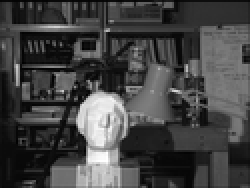
#> input picture 3 - Intelligent Sensing Systems/2 - Spatial Reasoning from Sensor Data/Day 1/Workshop - spatial_sensing/data/tsukuba1.png, 125 x 94 px, shrunk from 384 x 288 before the run (shown 2 times larger)
$ jupyter execute wk_spatial_sensing_Apar_Garg.ipynb   (shell and % lines are left out)   (text cells are left out)
#> lines starting #> are read from the running program, lines starting #| are printed output that depends on the picture; pictures that were not available may be replaced by others from this repository, and a replacement may not be noted
[cell 1]
# IMPORTANT: Upgrade the Opencv in Colab (from v4.1 to be v4.3) so that we can use SIFT feature

[cell 2]
# Grant access to google drive.
# Run this cell, then you’ll see a link, click on that link, allow access
# Copy the code that pops up, paste it in the box, hit Enter

from google.colab import drive
drive.mount('/content/gdrive')

# Change working directory to be current folder, please keep ''/content/gdrive/My Drive/XXX' in the path and change XXX to be your own folder.
# The path is case sensitive.
import os
os.chdir('/content/gdrive/MyDrive/iss/SRSD/reconstruction')

[cell 3]
# Load necessary packages
import numpy as np
import cv2
from matplotlib import pyplot as plt
print(cv2.__version__)

[cell 4]
# Load the left and right images in gray scale
# Middlebury Stereo Vision Dataset, http://vision.middlebury.edu/stereo/data/scenes2001/
imgLeft = cv2.imread('data/tsukuba1.png', 0)
#> imgLeft is the input picture: shape (94, 125); min 0, max 255, mean 67.7
imgRight = cv2.imread('data/tsukuba2.png', 0)
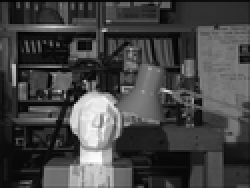
#> input picture 3 - Intelligent Sensing Systems/2 - Spatial Reasoning from Sensor Data/Day 1/Workshop - spatial_sensing/data/tsukuba2.png, 125 x 94 px, shrunk from 384 x 288 before the run (shown 2 times larger)
#> imgRight is the input picture: shape (94, 125); min 0, max 255, mean 68.1

# Display two input images
plt.figure(figsize=(10,5))
plt.subplot(1,2,1)
plt.imshow(imgLeft, 'gray')
plt.axis('off')
plt.subplot(1,2,2)
plt.imshow(imgRight, 'gray')
plt.axis('off')
plt.show()

[cell 5]
# Calculate and show disparity

def ShowDisparity(bSize=5):
    # Initialize the stereo block matching object
#> called with bSize = 5
    stereo = cv2.StereoBM_create(numDisparities=32, blockSize=bSize)

    # Compute the disparity image
    disparity = stereo.compute(imgLeft, imgRight)
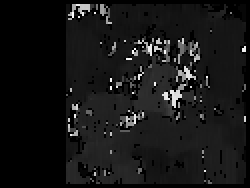
#> disparity: shape (94, 125) int16 (shown 2 times larger); min -16, max 496, mean 29.4; drawn with min black and max white

    # Normalize the image for representation
    min = disparity.min()
#> min = -16
    max = disparity.max()
#> max = 496
    disparity = np.uint8(255 * (disparity - min) / (max - min))

    #Plot the result
    return disparity

[cell 6]
# Perform depth estimation and compare the performance using different block size bSize
# Note: the window size `bSize` should be odd number

plt.figure(figsize=(10,5))
plt.subplot(1,2,1)
result = ShowDisparity(bSize=5)
plt.imshow(result, 'gray')
plt.axis('off')
plt.subplot(1,2,2)
result = ShowDisparity(bSize=25)
#> call 2 of ShowDisparity, with bSize = 25
#> in ShowDisparity (call 2), `disparity = stereo.compute(imgLeft, imgRight)`:
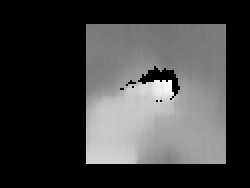
#> disparity: shape (94, 125) int16 (shown 2 times larger); min -16, max 74, mean 6.3; drawn with min black and max white
#> in ShowDisparity (call 2), `max = disparity.max()`: max = 74
plt.imshow(result, 'gray')
plt.axis('off')
plt.show()

[cell 7]
def ShowKeypoints(image_name_1,image_name_2):

  # Step 1: Load two images as gray images
#> called with image_name_1 = 'data/fountain/0004.png', image_name_2 = 'data/fountain/0005.png'
  image1 = cv2.imread(image_name_1, 0)
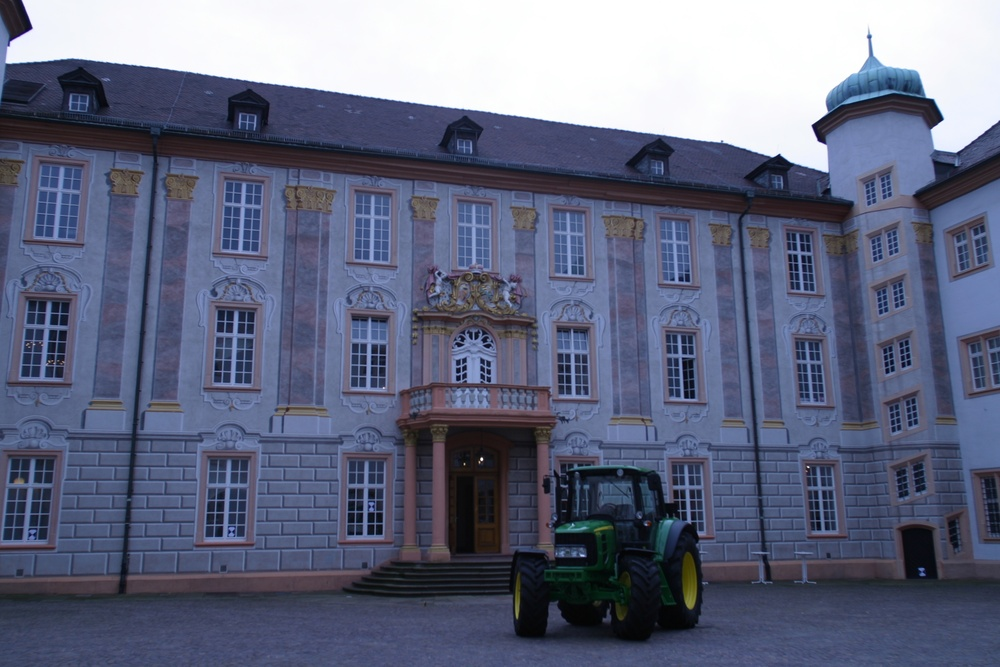
#> input picture 3 - Intelligent Sensing Systems/2 - Spatial Reasoning from Sensor Data/Day 1/Workshop - spatial_sensing/data/castle/0004.jpg, 1000 x 667 px, shrunk from 3072 x 2048 before the run, given in place of 0004.png, which was not available
#> image1: shape (667, 1000); min 2, max 255, mean 105.8
  image2 = cv2.imread(image_name_2, 0)
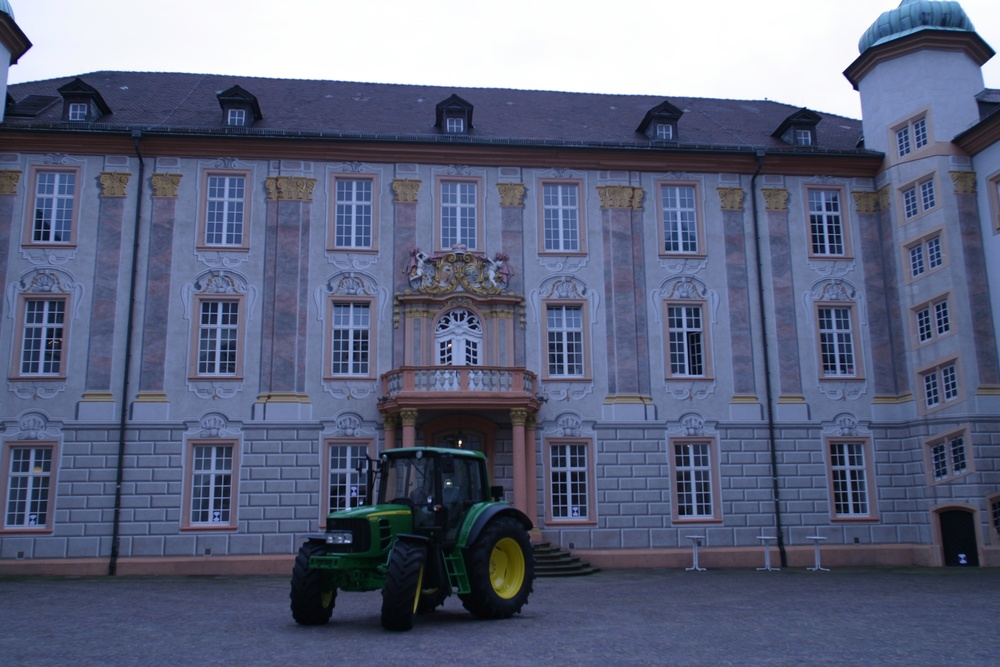
#> input picture 3 - Intelligent Sensing Systems/2 - Spatial Reasoning from Sensor Data/Day 1/Workshop - spatial_sensing/data/castle/0005.jpg, 1000 x 667 px, shrunk from 3072 x 2048 before the run, given in place of 0005.png, which was not available
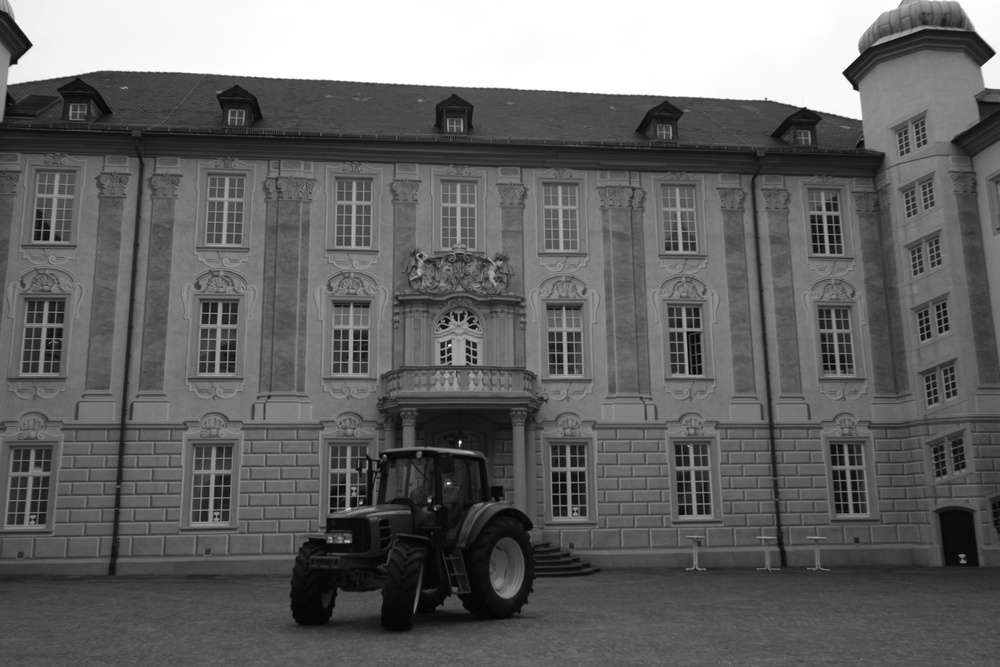
#> image2: shape (667, 1000); min 2, max 255, mean 101.8

  # Display traning two images
  plt.figure(figsize=(20,8))
  plt.subplot(1,2,1)
  plt.imshow(image1,'gray')
  plt.axis('off')
  plt.subplot(1,2,2)
  plt.imshow(image2,'gray')
  plt.axis('off')
  plt.show()

  # Step 2: Define feature extraction method, and perform detection and extraction
  # Use SIFT method
  sift = cv2.xfeatures2d.SIFT_create(100)

  image1_keypoints, image1_descriptor = sift.detectAndCompute(image1, None)
#> image1_keypoints = 100 keypoints; strongest (x, y, size): (482, 459, 2.1), (821, 129, 13.6), (869, 37, 3.2), (932, 114, 15)
  image2_keypoints, image2_descriptor = sift.detectAndCompute(image2, None)
#> image2_keypoints = 101 keypoints; strongest (x, y, size): (460, 442, 2.1), (448, 483, 1.9), (19, 44, 16.8), (846, 73, 5.4)

  print('image1: %d points detected' % len(image1_keypoints))
#| image1: 100 points detected
  print('image2: %d points detected' % len(image2_keypoints))
#| image2: 101 points detected

  # [18 lines of commented-out code are left out]
  bf = cv2.BFMatcher()
  # Return k=2 best matches for each descriptor from a query set
  matches = bf.knnMatch(image1_descriptor, image2_descriptor, k=2)
#> matches = 100 matches

  # Apply ratio test
  # Be careful at the good_matches and drawing,
  # see https://stackoverflow.com/questions/48063525/error-with-matches1to2-with-opencv-sift
  good_matches = []
  thre_ratio = 0.75
  for m, n in matches:
      if m.distance < thre_ratio*n.distance:
          good_matches.append(m)
#> this loop made 100 passes
#> after the loop, good_matches = 50 matches

  # Print total number of matching points between the training and query images
  print("Number of good matchings: %d with threshold %.2f" % (len(good_matches), thre_ratio))
#| Number of good matchings: 50 with threshold 0.75

  result = cv2.drawMatches(image1, image1_keypoints, image2, image2_keypoints, good_matches, image2, flags = 2)

  # Step4: Display the best matching points
  plt.figure(figsize=(20,8))
  plt.title('Best Matching Points')
  plt.imshow(result)
  plt.axis('off')
  plt.show()

[cell 8]
ShowKeypoints('data/fountain/0004.png','data/fountain/0005.png')

[cell 9]
ShowKeypoints('data/castle/0001.jpg','data/castle/0002.jpg')
#> call 2 of ShowKeypoints, with image_name_1 = 'data/castle/0001.jpg', image_name_2 = 'data/castle/0002.jpg'
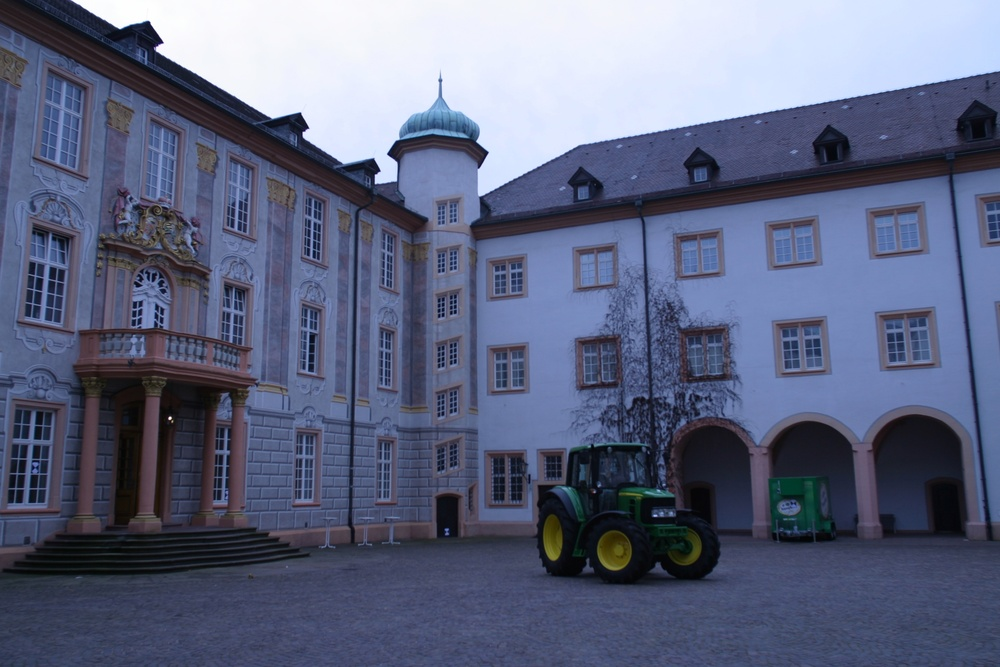
#> input picture 3 - Intelligent Sensing Systems/2 - Spatial Reasoning from Sensor Data/Day 1/Workshop - spatial_sensing/data/castle/0001.jpg, 1000 x 667 px, shrunk from 3072 x 2048 before the run
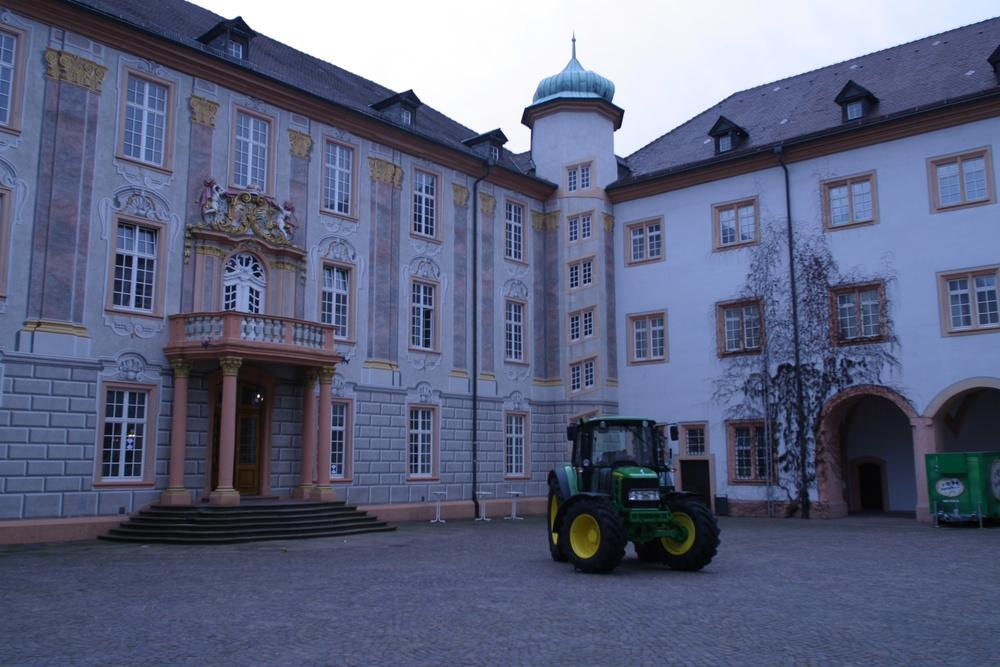
#> input picture 3 - Intelligent Sensing Systems/2 - Spatial Reasoning from Sensor Data/Day 1/Workshop - spatial_sensing/data/castle/0002.jpg, 1000 x 667 px, shrunk from 3072 x 2048 before the run
#> in ShowKeypoints (call 2), `image2 = cv2.imread(image_name_2, 0)`:
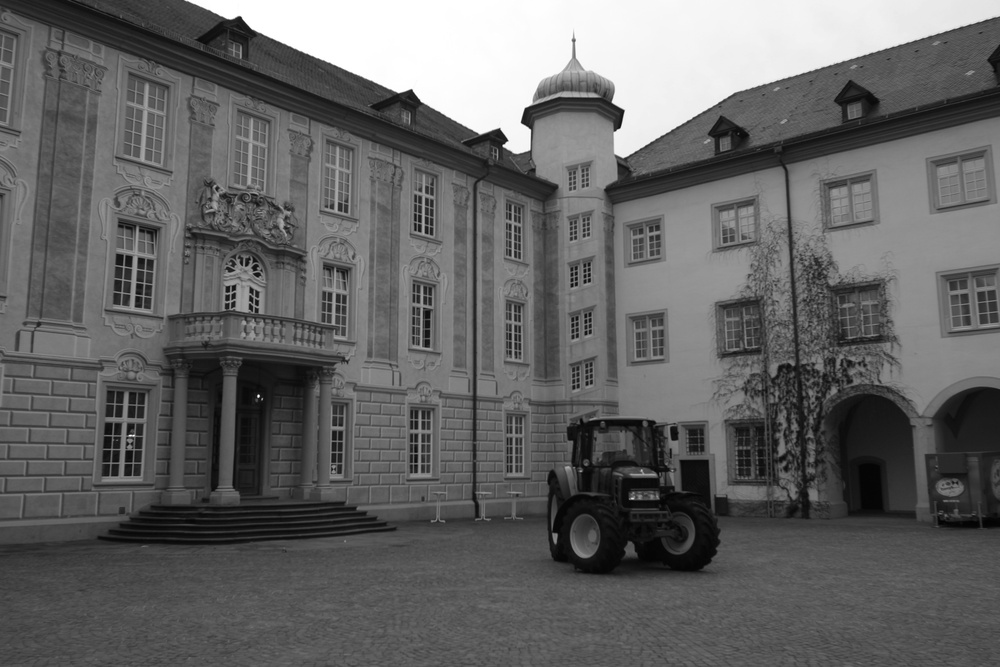
#> image2: shape (667, 1000); min 1, max 255, mean 99.9
#> in ShowKeypoints (call 2), `image1_keypoints, image1_descriptor = sift.detectAndCompute(image1, No..`: image1_keypoints = 100 keypoints; strongest (x, y, size): (170, 418, 2.1), (296, 123, 13.5), (159, 49, 5.5), (144, 34, 17.9)
#> in ShowKeypoints (call 2), `image2_keypoints, image2_descriptor = sift.detectAndCompute(image2, No..`: image2_keypoints = 101 keypoints; strongest (x, y, size): (529, 117, 11.6), (497, 137, 11.8), (504, 146, 1.9), (518, 141, 17)
#| image1: 100 points detected
#| image2: 101 points detected
#> the loop in ShowKeypoints (call 2), `for m, n in matches:` made 100 passes
#> after the loop in ShowKeypoints (call 2), `for m, n in matches:`: good_matches = 37 matches
#| Number of good matchings: 37 with threshold 0.75
#> in ShowKeypoints (call 2), `result = cv2.drawMatches(image1, image1_keypoints, image2, image2_keyp..`:
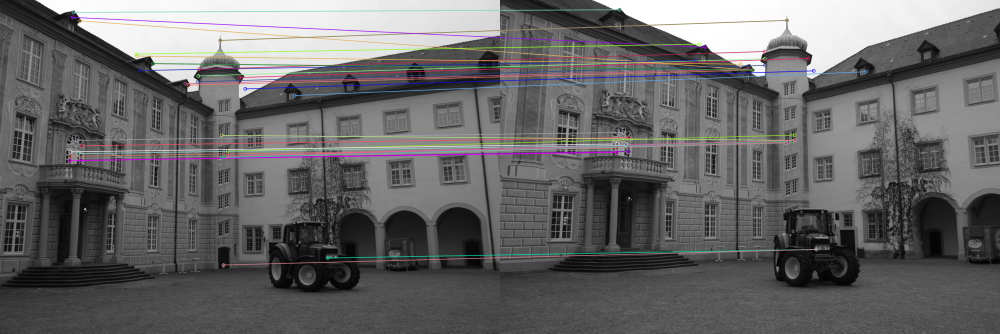
#> result: shape (667, 2000, 3) (shown at 1/2 size); mean of channels 0, 1, 2 102.1, 101.6, 102.4; drawn as B, G, R
